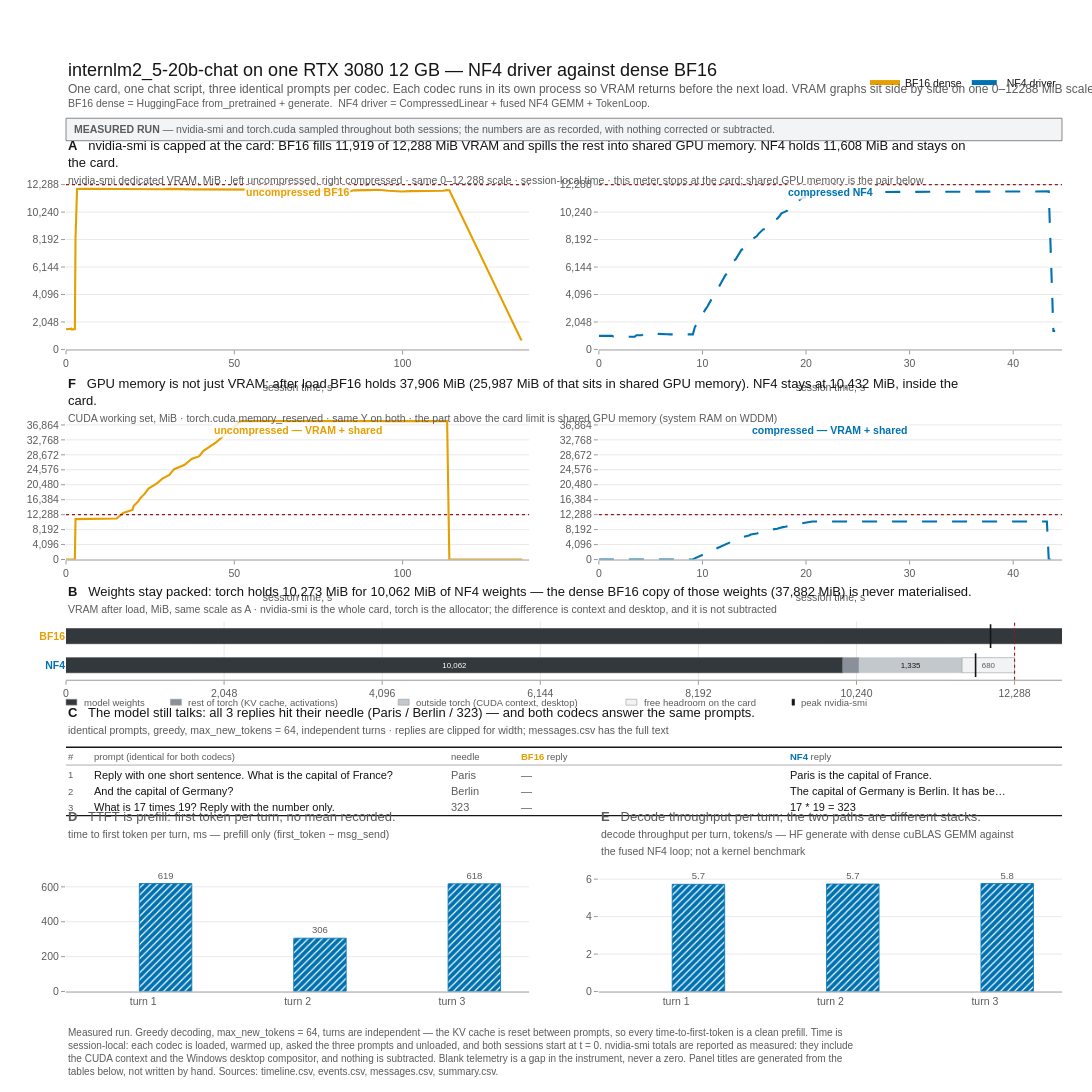

This figure's notebook cell:
### Markdown cell above
## One figure

VRAM is **two graphs side by side**: left uncompressed BF16, right compressed
NF4, **the same 0–12288 MiB Y scale**. If CUDA's working set is larger than
the card (14B BF16 does this: nvidia-smi sits at 12 GB, torch holds ~28 GB
in VRAM + shared GPU memory), a **second pair** is drawn directly underneath —
same Y on both columns, high enough to show the spill into system RAM.
Then budget, replies, TTFT, decode.

### Code cell
# One interactive figure. Not five charts. Not SVG.
fig = comparison_figure(bundle, title=PLATE_TITLE)
write_artifacts(fig, out_dir)
fig.show()
print("lab.html", out_dir / "lab.html")

### Figure 1 — Plotly figure (JSON) as saved in the notebook; plotly's stock layout.template omitted (floating-point values rounded to 4 significant figures; data arrays with more than 128 entries replaced by an {"elided": "..."} marker saying what was removed)
{"data": [{"connectgaps": false, "hovertemplate": "<b>BF16</b> %{y:,.0f} MiB<extra></extra>", "legendgroup": "bf16", "line": {"color": "#E69F00", "dash": "solid", "width": 2.1}, "mode": "lines", "name": "BF16 dense", "type": "scatter", "x": {"elided": "236 float values"}, "xaxis": "x", "y": {"elided": "236 int values"}, "yaxis": "y"}, {"connectgaps": false, "hovertemplate": "<b>NF4</b> %{y:,.0f} MiB<extra></extra>", "legendgroup": "nf4", "line": {"color": "#0072B2", "dash": "longdash", "width": 2.1}, "mode": "lines", "name": "NF4 driver", "type": "scatter", "x": {"elided": "250 float values"}, "xaxis": "x2", "y": {"elided": "250 int values"}, "yaxis": "y2"}, {"connectgaps": false, "hovertemplate": "<b>BF16 CUDA</b> %{y:,.0f} MiB<extra></extra>", "legendgroup": "bf16", "line": {"color": "#E69F00", "dash": "solid", "width": 2.1}, "mode": "lines", "name": "BF16 working set", "showlegend": false, "type": "scatter", "x": {"elided": "236 float values"}, "xaxis": "x3", "y": {"elided": "236 int values"}, "yaxis": "y3"}, {"connectgaps": false, "hovertemplate": "<b>NF4 CUDA</b> %{y:,.0f} MiB<extra></extra>", "legendgroup": "nf4", "line": {"color": "#0072B2", "dash": "longdash", "width": 2.1}, "mode": "lines", "name": "NF4 working set", "showlegend": false, "type": "scatter", "x": {"elided": "250 float values"}, "xaxis": "x4", "y": {"elided": "250 int values"}, "yaxis": "y4"}, {"base": [0, 0], "cliponaxis": false, "hovertemplate": "<b>model weights</b> %{x:,.0f} MiB<extra></extra>", "insidetextanchor": "middle", "marker": {"color": "#33383D", "line": {"color": "#33383D", "width": 0.6}}, "name": "model weights", "offsetgroup": "budget", "orientation": "h", "showlegend": false, "text": ["10,062", "37,882"], "textfont": {"color": "#FFFFFF", "family": "Arial, Helvetica, sans-serif", "size": 9.5}, "textposition": "inside", "type": "bar", "width": 0.52, "x": [10060.0, 37880.0], "xaxis": "x5", "y": ["<span style=\"color:#0072B2\"><b>NF4</b></span>", "<span style=\"color:#E69F00\"><b>BF16</b></span>"], "yaxis": "y5"}, {"base": [10060.0, 37880.0], "cliponaxis": false, "hovertemplate": "<b>rest of torch (KV cache, activations)</b> %{x:,.0f} MiB<extra></extra>", "insidetextanchor": "middle", "marker": {"color": "#8A9099", "line": {"color": "#8A9099", "width": 0.6}}, "name": "rest of torch (KV cache, activations)", "offsetgroup": "budget", "orientation": "h", "showlegend": false, "text": ["", ""], "textfont": {"color": "#FFFFFF", "family": "Arial, Helvetica, sans-serif", "size": 9.5}, "textposition": "inside", "type": "bar", "width": 0.52, "x": [211.2, 0.1], "xaxis": "x5", "y": ["<span style=\"color:#0072B2\"><b>NF4</b></span>", "<span style=\"color:#E69F00\"><b>BF16</b></span>"], "yaxis": "y5"}, {"base": [10270.0, 37880.0], "cliponaxis": false, "hovertemplate": "<b>outside torch (CUDA context, desktop)</b> %{x:,.0f} MiB<extra></extra>", "insidetextanchor": "middle", "marker": {"color": "#C3C8CD", "line": {"color": "#C3C8CD", "width": 0.6}}, "name": "outside torch (CUDA context, desktop)", "offsetgroup": "budget", "orientation": "h", "showlegend": false, "text": ["1,335", ""], "textfont": {"color": "#151515", "family": "Arial, Helvetica, sans-serif", "size": 9.5}, "textposition": "inside", "type": "bar", "width": 0.52, "x": [1335.0, 0], "xaxis": "x5", "y": ["<span style=\"color:#0072B2\"><b>NF4</b></span>", "<span style=\"color:#E69F00\"><b>BF16</b></span>"], "yaxis": "y5"}, {"base": [11608, 37880.0], "cliponaxis": false, "hovertemplate": "<b>free headroom on the card</b> %{x:,.0f} MiB<extra></extra>", "insidetextanchor": "middle", "marker": {"color": "#F2F3F4", "line": {"color": "#9A9A9A", "width": 0.6}}, "name": "free headroom on the card", "offsetgroup": "budget", "orientation": "h", "showlegend": false, "text": ["680", ""], "textfont": {"color": "#5B5B5B", "family": "Arial, Helvetica, sans-serif", "size": 9.5}, "textposition": "inside", "type": "bar", "width": 0.52, "x": [680, 369], "xaxis": "x5", "y": ["<span style=\"color:#0072B2\"><b>NF4</b></span>", "<span style=\"color:#E69F00\"><b>BF16</b></span>"], "yaxis": "y5"}, {"hovertemplate": "<b>peak nvidia-smi</b> %{x:,.0f} MiB<extra></extra>", "marker": {"color": "#151515", "line": {"color": "#151515", "width": 1.6}, "size": 17, "symbol": "line-ns-open"}, "mode": "markers", "name": "peak nvidia-smi", "showlegend": false, "type": "scatter", "x": [11783, 11977], "xaxis": "x5", "y": ["<span style=\"color:#0072B2\"><b>NF4</b></span>", "<span style=\"color:#E69F00\"><b>BF16</b></span>"], "yaxis": "y5"}, {"cliponaxis": false, "hovertemplate": "<b>BF16</b> %{y:,.0f} ms<extra></extra>", "legendgroup": "bf16", "marker": {"color": "#E69F00", "line": {"color": "#E69F00", "width": 0.8}, "pattern": {"bgcolor": "#E69F00", "fgcolor": "#FFFFFF", "shape": "", "size": 5, "solidity": 0.22}}, "name": "BF16 dense — HuggingFace generate", "offsetgroup": "bf16", "showlegend": false, "text": ["", "", ""], "textfont": {"color": "#5B5B5B", "family": "Arial, Helvetica, sans-serif", "size": 9.5}, "textposition": "outside", "type": "bar", "width": 0.34, "x": ["turn 1", "turn 2", "turn 3"], "xaxis": "x7", "y": [null, null, null], "yaxis": "y7"}, {"cliponaxis": false, "hovertemplate": "<b>NF4</b> %{y:,.0f} ms<extra></extra>", "legendgroup": "nf4", "marker": {"color": "#0072B2", "line": {"color": "#0072B2", "width": 0.8}, "pattern": {"bgcolor": "#0072B2", "fgcolor": "#FFFFFF", "shape": "/", "size": 5, "solidity": 0.22}}, "name": "NF4 driver — CompressedLinear + TokenLoop", "offsetgroup": "nf4", "showlegend": false, "text": ["619", "306", "618"], "textfont": {"color": "#5B5B5B", "family": "Arial, Helvetica, sans-serif", "size": 9.5}, "textposition": "outside", "type": "bar", "width": 0.34, "x": ["turn 1", "turn 2", "turn 3"], "xaxis": "x7", "y": [619.0, 305.8, 617.5], "yaxis": "y7"}, {"cliponaxis": false, "hovertemplate": "<b>BF16</b> %{y:,.1f} tok/s<extra></extra>", "legendgroup": "bf16", "marker": {"color": "#E69F00", "line": {"color": "#E69F00", "width": 0.8}, "pattern": {"bgcolor": "#E69F00", "fgcolor": "#FFFFFF", "shape": "", "size": 5, "solidity": 0.22}}, "name": "BF16 dense — HuggingFace generate", "offsetgroup": "bf16", "showlegend": false, "text": ["", "", ""], "textfont": {"color": "#5B5B5B", "family": "Arial, Helvetica, sans-serif", "size": 9.5}, "textposition": "outside", "type": "bar", "width": 0.34, "x": ["turn 1", "turn 2", "turn 3"], "xaxis": "x8", "y": [null, null, null], "yaxis": "y8"}, {"cliponaxis": false, "hovertemplate": "<b>NF4</b> %{y:,.1f} tok/s<extra></extra>", "legendgroup": "nf4", "marker": {"color": "#0072B2", "line": {"color": "#0072B2", "width": 0.8}, "pattern": {"bgcolor": "#0072B2", "fgcolor": "#FFFFFF", "shape": "/", "size": 5, "solidity": 0.22}}, "name": "NF4 driver — CompressedLinear + TokenLoop", "offsetgroup": "nf4", "showlegend": false, "text": ["5.7", "5.7", "5.8"], "textfont": {"color": "#5B5B5B", "family": "Arial, Helvetica, sans-serif", "size": 9.5}, "textposition": "outside", "type": "bar", "width": 0.34, "x": ["turn 1", "turn 2", "turn 3"], "xaxis": "x8", "y": [5.723, 5.738, 5.764], "yaxis": "y8"}], "layout": {"annotations": [{"align": "left", "bgcolor": "rgba(255,255,255,0.82)", "font": {"color": "#E69F00", "family": "Arial, Helvetica, sans-serif", "size": 10.5}, "showarrow": false, "text": "<b>uncompressed BF16</b>", "textangle": 0, "x": 0.5, "xanchor": "center", "xref": "x domain", "y": 1, "yanchor": "top", "yref": "y domain", "yshift": -8}, {"align": "left", "bgcolor": "rgba(255,255,255,0.82)", "font": {"color": "#151515", "family": "Arial, Helvetica, sans-serif", "size": 9.5}, "showarrow": false, "text": "11,919 MiB", "textangle": 0, "x": 70.99, "xanchor": "center", "xref": "x domain", "y": 11919, "yanchor": "top", "yref": "y domain", "yshift": -7}, {"align": "left", "font": {"color": "#8C1D18", "family": "Arial, Helvetica, sans-serif", "size": 9.5}, "showarrow": false, "text": "card limit 12,288 MiB", "textangle": 0, "x": 135.6, "xanchor": "right", "xref": "x domain", "y": 12288, "yanchor": "bottom", "yref": "y domain", "yshift": 2}, {"align": "left", "bgcolor": "rgba(255,255,255,0.82)", "font": {"color": "#0072B2", "family": "Arial, Helvetica, sans-serif", "size": 10.5}, "showarrow": false, "text": "<b>compressed NF4</b>", "textangle": 0, "x": 0.5, "xanchor": "center", "xref": "x2 domain", "y": 1, "yanchor": "top", "yref": "y2 domain", "yshift": -8}, {"align": "left", "bgcolor": "rgba(255,255,255,0.82)", "font": {"color": "#151515", "family": "Arial, Helvetica, sans-serif", "size": 9.5}, "showarrow": false, "text": "11,608 MiB", "textangle": 0, "x": 25.45, "xanchor": "center", "xref": "x2 domain", "y": 11608, "yanchor": "top", "yref": "y2 domain", "yshift": -7}, {"align": "left", "font": {"color": "#8C1D18", "family": "Arial, Helvetica, sans-serif", "size": 9.5}, "showarrow": false, "text": "card limit 12,288 MiB", "textangle": 0, "x": 44.05, "xanchor": "right", "xref": "x2 domain", "y": 12288, "yanchor": "bottom", "yref": "y2 domain", "yshift": 2}, {"align": "left", "bgcolor": "rgba(255,255,255,0.82)", "font": {"color": "#E69F00", "family": "Arial, Helvetica, sans-serif", "size": 10.5}, "showarrow": false, "text": "<b>uncompressed — VRAM + shared</b>", "textangle": 0, "x": 0.5, "xanchor": "center", "xref": "x3 domain", "y": 1, "yanchor": "top", "yref": "y3 domain", "yshift": -8}, {"align": "left", "bgcolor": "rgba(255,255,255,0.82)", "font": {"color": "#151515", "family": "Arial, Helvetica, sans-serif", "size": 9.5}, "showarrow": false, "text": "37,906 MiB  (25,987 shared)", "textangle": 0, "x": 74.55, "xanchor": "center", "xref": "x3 domain", "y": 37906, "yanchor": "top", "yref": "y3 domain", "yshift": 7}, {"align": "left", "font": {"color": "#8C1D18", "family": "Arial, Helvetica, sans-serif", "size": 9.5}, "showarrow": false, "text": "card limit 12,288 MiB", "textangle": 0, "x": 135.6, "xanchor": "right", "xref": "x3 domain", "y": 12288, "yanchor": "bottom", "yref": "y3 domain", "yshift": 2}, {"align": "left", "bgcolor": "rgba(255,255,255,0.82)", "font": {"color": "#0072B2", "family": "Arial, Helvetica, sans-serif", "size": 10.5}, "showarrow": false, "text": "<b>compressed — VRAM + shared</b>", "textangle": 0, "x": 0.5, "xanchor": "center", "xref": "x4 domain", "y": 1, "yanchor": "top", "yref": "y4 domain", "yshift": -8}, {"align": "left", "bgcolor": "rgba(255,255,255,0.82)", "font": {"color": "#151515", "family": "Arial, Helvetica, sans-serif", "size": 9.5}, "showarrow": false, "text": "10,432 MiB  (inside the card)", "textangle": 0, "x": 24.23, "xanchor": "center", "xref": "x4 domain", "y": 10432, "yanchor": "bottom", "yref": "y4 domain", "yshift": 7}, {"align": "left", "font": {"color": "#8C1D18", "family": "Arial, Helvetica, sans-serif", "size": 9.5}, "showarrow": false, "text": "card limit 12,288 MiB", "textangle": 0, "x": 44.05, "xanchor": "right", "xref": "x4 domain", "y": 12288, "yanchor": "bottom", "yref": "y4 domain", "yshift": 2}, {"align": "left", "font": {"color": "#5B5B5B", "family": "Arial, Helvetica, sans-serif", "size": 9.5}, "showarrow": false, "text": "#", "textangle": 0, "x": 0, "xanchor": "left", "xref": "x6", "y": 0.87, "yanchor": "middle", "yref": "y6"}, {"align": "left", "font": {"color": "#5B5B5B", "family": "Arial, Helvetica, sans-serif", "size": 9.5}, "showarrow": false, "text": "prompt (identical for both codecs)", "textangle": 0, "x": 0.026, "xanchor": "left", "xref": "x6", "y": 0.87, "yanchor": "middle", "yref": "y6"}, {"align": "left", "font": {"color": "#5B5B5B", "family": "Arial, Helvetica, sans-serif", "size": 9.5}, "showarrow": false, "text": "needle", "textangle": 0, "x": 0.385, "xanchor": "left", "xref": "x6", "y": 0.87, "yanchor": "middle", "yref": "y6"}, {"align": "left", "font": {"color": "#5B5B5B", "family": "Arial, Helvetica, sans-serif", "size": 9.5}, "showarrow": false, "text": "<span style=\"color:#E69F00\"><b>BF16</b></span> reply", "textangle": 0, "x": 0.455, "xanchor": "left", "xref": "x6", "y": 0.87, "yanchor": "middle", "yref": "y6"}, {"align": "left", "font": {"color": "#5B5B5B", "family": "Arial, Helvetica, sans-serif", "size": 9.5}, "showarrow": false, "text": "<span style=\"color:#0072B2\"><b>NF4</b></span> reply", "textangle": 0, "x": 0.725, "xanchor": "left", "xref": "x6", "y": 0.87, "yanchor": "middle", "yref": "y6"}, {"align": "left", "font": {"color": "#5B5B5B", "family": "Arial, Helvetica, sans-serif", "size": 9.5}, "showarrow": false, "text": "1", "textangle": 0, "x": 0, "xanchor": "left", "xref": "x6", "y": 0.6, "yanchor": "middle", "yref": "y6"}, {"align": "left", "font": {"color": "#151515", "family": "Arial, Helvetica, sans-serif", "size": 11}, "showarrow": false, "text": "Reply with one short sentence. What is the capital of France?", "textangle": 0, "x": 0.026, "xanchor": "left", "xref": "x6", "y": 0.6, "yanchor": "middle", "yref": "y6"}, {"align": "left", "font": {"color": "#5B5B5B", "family": "Arial, Helvetica, sans-serif", "size": 11}, "showarrow": false, "text": "Paris", "textangle": 0, "x": 0.385, "xanchor": "left", "xref": "x6", "y": 0.6, "yanchor": "middle", "yref": "y6"}, {"align": "left", "font": {"color": "#5B5B5B", "family": "Arial, Helvetica, sans-serif", "size": 11}, "showarrow": false, "text": "—", "textangle": 0, "x": 0.455, "xanchor": "left", "xref": "x6", "y": 0.6, "yanchor": "middle", "yref": "y6"}, {"align": "left", "font": {"color": "#151515", "family": "Arial, Helvetica, sans-serif", "size": 11}, "showarrow": false, "text": "Paris is the capital of France.", "textangle": 0, "x": 0.725, "xanchor": "left", "xref": "x6", "y": 0.6, "yanchor": "middle", "yref": "y6"}, {"align": "left", "font": {"color": "#5B5B5B", "family": "Arial, Helvetica, sans-serif", "size": 9.5}, "showarrow": false, "text": "2", "textangle": 0, "x": 0, "xanchor": "left", "xref": "x6", "y": 0.36, "yanchor": "middle", "yref": "y6"}, {"align": "left", "font": {"color": "#151515", "family": "Arial, Helvetica, sans-serif", "size": 11}, "showarrow": false, "text": "And the capital of Germany?", "textangle": 0, "x": 0.026, "xanchor": "left", "xref": "x6", "y": 0.36, "yanchor": "middle", "yref": "y6"}, {"align": "left", "font": {"color": "#5B5B5B", "family": "Arial, Helvetica, sans-serif", "size": 11}, "showarrow": false, "text": "Berlin", "textangle": 0, "x": 0.385, "xanchor": "left", "xref": "x6", "y": 0.36, "yanchor": "middle", "yref": "y6"}, {"align": "left", "font": {"color": "#5B5B5B", "family": "Arial, Helvetica, sans-serif", "size": 11}, "showarrow": false, "text": "—", "textangle": 0, "x": 0.455, "xanchor": "left", "xref": "x6", "y": 0.36, "yanchor": "middle", "yref": "y6"}, {"align": "left", "font": {"color": "#151515", "family": "Arial, Helvetica, sans-serif", "size": 11}, "showarrow": false, "text": "The capital of Germany is Berlin. It has be…", "textangle": 0, "x": 0.725, "xanchor": "left", "xref": "x6", "y": 0.36, "yanchor": "middle", "yref": "y6"}, {"align": "left", "font": {"color": "#5B5B5B", "family": "Arial, Helvetica, sans-serif", "size": 9.5}, "showarrow": false, "text": "3", "textangle": 0, "x": 0, "xanchor": "left", "xref": "x6", "y": 0.12, "yanchor": "middle", "yref": "y6"}, {"align": "left", "font": {"color": "#151515", "family": "Arial, Helvetica, sans-serif", "size": 11}, "showarrow": false, "text": "What is 17 times 19? Reply with the number only.", "textangle": 0, "x": 0.026, "xanchor": "left", "xref": "x6", "y": 0.12, "yanchor": "middle", "yref": "y6"}, {"align": "left", "font": {"color": "#5B5B5B", "family": "Arial, Helvetica, sans-serif", "size": 11}, "showarrow": false, "text": "323", "textangle": 0, "x": 0.385, "xanchor": "left", "xref": "x6", "y": 0.12, "yanchor": "middle", "yref": "y6"}, {"align": "left", "font": {"color": "#5B5B5B", "family": "Arial, Helvetica, sans-serif", "size": 11}, "showarrow": false, "text": "—", "textangle": 0, "x": 0.455, "xanchor": "left", "xref": "x6", "y": 0.12, "yanchor": "middle", "yref": "y6"}, {"align": "left", "font": {"color": "#151515", "family": "Arial, Helvetica, sans-serif", "size": 11}, "showarrow": false, "text": "17 * 19 = 323", "textangle": 0, "x": 0.725, "xanchor": "left", "xref": "x6", "y": 0.12, "yanchor": "middle", "yref": "y6"}, {"align": "left", "font": {"color": "#151515", "family": "Arial, Helvetica, sans-serif", "size": 13}, "showarrow": false, "text": "<b>A</b>   nvidia-smi is capped at the card: BF16 fills 11,919 of 12,288 MiB VRAM and spills the rest into shared GPU memory. NF4 holds 11,608 MiB and stays on<br>the card.<br><span style=\"font-size:10.5px;color:#5B5B5B\">nvidia-smi dedicated VRAM, MiB · left uncompressed, right compressed · same 0–12,288 scale · session-local time · this meter stops at the card; shared GPU memory is the pair below</span>", "textangle": 0, "x": 0, "xanchor": "left", "xref": "paper", "y": 0.965, "yanchor": "top", "yref": "paper", "yshift": 40}, {"align": "left", "font": {"color": "#151515", "family": "Arial, Helvetica, sans-serif", "size": 13}, "showarrow": false, "text": "<b>F</b>   GPU memory is not just VRAM: after load BF16 holds 37,906 MiB (25,987 MiB of that sits in shared GPU memory). NF4 stays at 10,432 MiB, inside the<br>card.<br><span style=\"font-size:10.5px;color:#5B5B5B\">CUDA working set, MiB · torch.cuda.memory_reserved · same Y on both · the part above the card limit is shared GPU memory (system RAM on WDDM)</span>", "textangle": 0, "x": 0, "xanchor": "left", "xref": "paper", "y": 0.691, "yanchor": "top", "yref": "paper", "yshift": 40}, {"align": "left", "font": {"color": "#151515", "family": "Arial, Helvetica, sans-serif", "size": 13}, "showarrow": false, "text": "<b>B</b>   Weights stay packed: torch holds 10,273 MiB for 10,062 MiB of NF4 weights — the dense BF16 copy of those weights (37,882 MiB) is never materialised.<br><span style=\"font-size:10.5px;color:#5B5B5B\">VRAM after load, MiB, same scale as A · nvidia-smi is the whole card, torch is the allocator; the difference is context and desktop, and it is not subtracted</span>", "textangle": 0, "x": 0, "xanchor": "left", "xref": "x5 domain", "y": 1, "yanchor": "top", "yref": "y5 domain", "yshift": 40}, {"align": "left", "font": {"color": "#151515", "family": "Arial, Helvetica, sans-serif", "size": 13}, "showarrow": false, "text": "<b>C</b>   The model still talks: all 3 replies hit their needle (Paris / Berlin / 323) — and both codecs answer the same prompts.<br><span style=\"font-size:10.5px;color:#5B5B5B\">identical prompts, greedy, max_new_tokens = 64, independent turns · replies are clipped for width; messages.csv has the full text</span>", "textangle": 0, "x": 0, "xanchor": "left", "xref": "x6 domain", "y": 1, "yanchor": "top", "yref": "y6 domain", "yshift": 40}, {"align": "left", "font": {"color": "#5B5B5B", "family": "Arial, Helvetica, sans-serif", "size": 13}, "showarrow": false, "text": "<b>D</b>   TTFT is prefill: first token per turn, no mean recorded.<br><span style=\"font-size:10.5px;color:#5B5B5B\">time to first token per turn, ms — prefill only (first_token − msg_send)</span>", "textangle": 0, "x": 0, "xanchor": "left", "xref": "x7 domain", "y": 1, "yanchor": "top", "yref": "y7 domain", "yshift": 48}, {"align": "left", "font": {"color": "#5B5B5B", "family": "Arial, Helvetica, sans-serif", "size": 13}, "showarrow": false, "text": "<b>E</b>   Decode throughput per turn; the two paths are different stacks.<br><span style=\"font-size:10.5px;color:#5B5B5B\">decode throughput per turn, tokens/s — HF generate with dense cuBLAS GEMM against<br>the fused NF4 loop; not a kernel benchmark</span>", "textangle": 0, "x": 0, "xanchor": "left", "xref": "x8 domain", "y": 1, "yanchor": "top", "yref": "y8 domain", "yshift": 48}, {"align": "left", "font": {"color": "#5B5B5B", "family": "Arial, Helvetica, sans-serif", "size": 9.5}, "showarrow": false, "text": "model weights", "textangle": 0, "x": 0.01594, "xanchor": "left", "xref": "paper", "y": 0.3592, "yanchor": "middle", "yref": "paper"}, {"align": "left", "font": {"color": "#5B5B5B", "family": "Arial, Helvetica, sans-serif", "size": 9.5}, "showarrow": false, "text": "rest of torch (KV cache, activations)", "textangle": 0, "x": 0.1208, "xanchor": "left", "xref": "paper", "y": 0.3592, "yanchor": "middle", "yref": "paper"}, {"align": "left", "font": {"color": "#5B5B5B", "family": "Arial, Helvetica, sans-serif", "size": 9.5}, "showarrow": false, "text": "outside torch (CUDA context, desktop)", "textangle": 0, "x": 0.3495, "xanchor": "left", "xref": "paper", "y": 0.3592, "yanchor": "middle", "yref": "paper"}, {"align": "left", "font": {"color": "#5B5B5B", "family": "Arial, Helvetica, sans-serif", "size": 9.5}, "showarrow": false, "text": "free headroom on the card", "textangle": 0, "x": 0.5781, "xanchor": "left", "xref": "paper", "y": 0.3592, "yanchor": "middle", "yref": "paper"}, {"align": "left", "font": {"color": "#5B5B5B", "family": "Arial, Helvetica, sans-serif", "size": 9.5}, "showarrow": false, "text": "peak nvidia-smi", "textangle": 0, "x": 0.7364, "xanchor": "left", "xref": "paper", "y": 0.3592, "yanchor": "middle", "yref": "paper"}, {"align": "left", "font": {"color": "#151515", "family": "Arial, Helvetica, sans-serif", "size": 18}, "showarrow": false, "text": "internlm2_5-20b-chat on one RTX 3080 12 GB — NF4 driver against dense BF16", "textangle": 0, "x": 0, "xanchor": "left", "xref": "paper", "y": 1.073, "yanchor": "bottom", "yref": "paper"}, {"align": "left", "font": {"color": "#5B5B5B", "family": "Arial, Helvetica, sans-serif", "size": 12}, "showarrow": false, "text": "One card, one chat script, three identical prompts per codec. Each codec runs in its own process so VRAM returns before the next load. VRAM graphs sit side by side on one 0–12288 MiB scale.", "textangle": 0, "x": 0, "xanchor": "left", "xref": "paper", "y": 1.055, "yanchor": "bottom", "yref": "paper"}, {"align": "left", "font": {"color": "#5B5B5B", "family": "Arial, Helvetica, sans-serif", "size": 10.5}, "showarrow": false, "text": "BF16 dense = HuggingFace from_pretrained + generate.  NF4 driver = CompressedLinear + fused NF4 GEMM + TokenLoop.", "textangle": 0, "x": 0, "xanchor": "left", "xref": "paper", "y": 1.04, "yanchor": "bottom", "yref": "paper"}, {"align": "left", "font": {"color": "#5B5B5B", "family": "Arial, Helvetica, sans-serif", "size": 10.5}, "showarrow": false, "text": "<b>MEASURED RUN</b> — nvidia-smi and torch.cuda sampled throughout both sessions; the numbers are as recorded, with nothing corrected or subtracted.", "textangle": 0, "x": 0.006, "xanchor": "left", "xref": "paper", "y": 1.019, "yanchor": "middle", "yref": "paper"}, {"align": "left", "font": {"color": "#5B5B5B", "family": "Arial, Helvetica, sans-serif", "size": 10}, "showarrow": false, "text": "Measured run. Greedy decoding, max_new_tokens = 64, turns are independent — the KV cache is reset between prompts, so every time-to-first-token is a clean prefill. Time is<br>session-local: each codec is loaded, warmed up, asked the three prompts and unloaded, and both sessions start at t = 0. nvidia-smi totals are reported as measured: they include<br>the CUDA context and the Windows desktop compositor, and nothing is subtracted. Blank telemetry is a gap in the instrument, never a zero. Panel titles are generated from the<br>tables below, not written by hand. Sources: timeline.csv, events.csv, messages.csv, summary.csv.", "textangle": 0, "x": 0, "xanchor": "left", "xref": "paper", "y": -0.01218, "yanchor": "top", "yref": "paper"}], "bargap": 0.42, "barmode": "group", "font": {"color": "#151515", "family": "Arial, Helvetica, sans-serif", "size": 11}, "height": 1538, "hoverlabel": {"font": {"family": "Arial, Helvetica, sans-serif", "size": 10.5}, "namelength": -1}, "hovermode": "x unified", "legend": {"bgcolor": "rgba(0,0,0,0)", "borderwidth": 0, "font": {"color": "#151515", "family": "Arial, Helvetica, sans-serif", "size": 10.5}, "itemsizing": "constant", "orientation": "h", "tracegroupgap": 6, "x": 1, "xanchor": "right", "y": 1.09, "yanchor": "top"}, "margin": {"autoexpand": false, "b": 78, "l": 66, "r": 30, "t": 146}, "paper_bgcolor": "#FFFFFF", "plot_bgcolor": "#FFFFFF", "shapes": [{"line": {"color": "#8C1D18", "dash": "dot", "width": 1.1}, "type": "line", "x0": 0, "x1": 1, "xref": "x domain", "y0": 12288, "y1": 12288, "yref": "y"}, {"line": {"color": "#8C1D18", "dash": "dot", "width": 1.1}, "type": "line", "x0": 0, "x1": 1, "xref": "x2 domain", "y0": 12288, "y1": 12288, "yref": "y2"}, {"line": {"color": "#8C1D18", "dash": "dot", "width": 1.1}, "type": "line", "x0": 0, "x1": 1, "xref": "x3 domain", "y0": 12288, "y1": 12288, "yref": "y3"}, {"line": {"color": "#8C1D18", "dash": "dot", "width": 1.1}, "type": "line", "x0": 0, "x1": 1, "xref": "x4 domain", "y0": 12288, "y1": 12288, "yref": "y4"}, {"line": {"color": "#8C1D18", "dash": "dot", "width": 1.1}, "type": "line", "x0": 12288, "x1": 12288, "xref": "x5", "y0": 0, "y1": 1, "yref": "y5 domain"}, {"line": {"color": "#151515", "width": 1.3}, "type": "line", "x0": 0, "x1": 1, "xref": "x6", "y0": 1, "y1": 1, "yref": "y6"}, {"line": {"color": "#9A9A9A", "width": 0.8}, "type": "line", "x0": 0, "x1": 1, "xref": "x6", "y0": 0.74, "y1": 0.74, "yref": "y6"}, {"line": {"color": "#151515", "width": 1.3}, "type": "line", "x0": 0, "x1": 1, "xref": "x6", "y0": 0, "y1": 0, "yref": "y6"}, {"fillcolor": "#33383D", "line": {"color": "#9A9A9A", "width": 0.6}, "type": "rect", "x0": 0, "x1": 0.01096, "xref": "paper", "y0": 0.3558, "y1": 0.3626, "yref": "paper"}, {"fillcolor": "#8A9099", "line": {"color": "#9A9A9A", "width": 0.6}, "type": "rect", "x0": 0.1049, "x1": 0.1158, "xref": "paper", "y0": 0.3558, "y1": 0.3626, "yref": "paper"}, {"fillcolor": "#C3C8CD", "line": {"color": "#9A9A9A", "width": 0.6}, "type": "rect", "x0": 0.3335, "x1": 0.3445, "xref": "paper", "y0": 0.3558, "y1": 0.3626, "yref": "paper"}, {"fillcolor": "#F2F3F4", "line": {"color": "#9A9A9A", "width": 0.6}, "type": "rect", "x0": 0.5622, "x1": 0.5731, "xref": "paper", "y0": 0.3558, "y1": 0.3626, "yref": "paper"}, {"fillcolor": "#151515", "line": {"color": "#151515", "width": 0.6}, "type": "rect", "x0": 0.729, "x1": 0.7315, "xref": "paper", "y0": 0.3558, "y1": 0.3626, "yref": "paper"}, {"fillcolor": "#F2F4F5", "layer": "below", "line": {"color": "#5B5B5B", "width": 0.7}, "type": "rect", "x0": 0, "x1": 1, "xref": "paper", "y0": 1.006, "y1": 1.032, "yref": "paper"}], "showlegend": true, "width": 1100, "xaxis": {"anchor": "y", "automargin": false, "domain": [0, 0.465], "linecolor": "#9A9A9A", "linewidth": 1, "range": [0, 137.6], "showgrid": false, "showline": true, "showspikes": true, "spikecolor": "#9A9A9A", "spikedash": "dot", "spikemode": "across", "spikethickness": 1, "tickcolor": "#9A9A9A", "tickfont": {"color": "#5B5B5B", "family": "Arial, Helvetica, sans-serif", "size": 10.5}, "ticklen": 4, "ticks": "outside", "title": {"font": {"color": "#5B5B5B", "family": "Arial, Helvetica, sans-serif", "size": 10.5}, "text": "session time, s"}, "zeroline": false}, "xaxis2": {"anchor": "y2", "automargin": false, "domain": [0.535, 1], "linecolor": "#9A9A9A", "linewidth": 1, "range": [0, 44.71], "showgrid": false, "showline": true, "showspikes": true, "spikecolor": "#9A9A9A", "spikedash": "dot", "spikemode": "across", "spikethickness": 1, "tickcolor": "#9A9A9A", "tickfont": {"color": "#5B5B5B", "family": "Arial, Helvetica, sans-serif", "size": 10.5}, "ticklen": 4, "ticks": "outside", "title": {"font": {"color": "#5B5B5B", "family": "Arial, Helvetica, sans-serif", "size": 10.5}, "text": "session time, s"}, "zeroline": false}, "xaxis3": {"anchor": "y3", "automargin": false, "domain": [0, 0.465], "linecolor": "#9A9A9A", "linewidth": 1, "range": [0, 137.6], "showgrid": false, "showline": true, "tickcolor": "#9A9A9A", "tickfont": {"color": "#5B5B5B", "family": "Arial, Helvetica, sans-serif", "size": 10.5}, "ticklen": 4, "ticks": "outside", "title": {"font": {"color": "#5B5B5B", "family": "Arial, Helvetica, sans-serif", "size": 10.5}, "text": "session time, s"}, "zeroline": false}, "xaxis4": {"anchor": "y4", "automargin": false, "domain": [0.535, 1], "linecolor": "#9A9A9A", "linewidth": 1, "range": [0, 44.71], "showgrid": false, "showline": true, "tickcolor": "#9A9A9A", "tickfont": {"color": "#5B5B5B", "family": "Arial, Helvetica, sans-serif", "size": 10.5}, "ticklen": 4, "ticks": "outside", "title": {"font": {"color": "#5B5B5B", "family": "Arial, Helvetica, sans-serif", "size": 10.5}, "text": "session time, s"}, "zeroline": false}, "xaxis5": {"anchor": "y5", "automargin": false, "domain": [0, 1], "dtick": 2048, "gridcolor": "#E9E9E9", "linecolor": "#9A9A9A", "linewidth": 1, "range": [0, 12900.0], "showgrid": true, "showline": true, "tickcolor": "#9A9A9A", "tickfont": {"color": "#5B5B5B", "family": "Arial, Helvetica, sans-serif", "size": 10.5}, "tickformat": ",", "ticklen": 4, "ticks": "outside", "title": {"font": {"color": "#5B5B5B", "family": "Arial, Helvetica, sans-serif", "size": 10.5}}, "zeroline": false}, "xaxis6": {"anchor": "y6", "automargin": false, "domain": [0, 1], "linecolor": "#9A9A9A", "linewidth": 1, "range": [0, 1], "showgrid": false, "showline": true, "tickcolor": "#9A9A9A", "tickfont": {"color": "#5B5B5B", "family": "Arial, Helvetica, sans-serif", "size": 10.5}, "ticklen": 4, "ticks": "outside", "title": {"font": {"color": "#5B5B5B", "family": "Arial, Helvetica, sans-serif", "size": 10.5}}, "visible": false, "zeroline": false}, "xaxis7": {"anchor": "y7", "automargin": false, "domain": [0, 0.465], "linecolor": "#9A9A9A", "linewidth": 1, "showgrid": false, "showline": true, "tickcolor": "#9A9A9A", "tickfont": {"color": "#5B5B5B", "family": "Arial, Helvetica, sans-serif", "size": 10.5}, "ticklen": 4, "ticks": "", "title": {"font": {"color": "#5B5B5B", "family": "Arial, Helvetica, sans-serif", "size": 10.5}}, "zeroline": false}, "xaxis8": {"anchor": "y8", "automargin": false, "domain": [0.535, 1], "linecolor": "#9A9A9A", "linewidth": 1, "showgrid": false, "showline": true, "tickcolor": "#9A9A9A", "tickfont": {"color": "#5B5B5B", "family": "Arial, Helvetica, sans-serif", "size": 10.5}, "ticklen": 4, "ticks": "", "title": {"font": {"color": "#5B5B5B", "family": "Arial, Helvetica, sans-serif", "size": 10.5}}, "zeroline": false}, "yaxis": {"anchor": "x", "automargin": false, "domain": [0.7656, 0.965], "dtick": 2048, "gridcolor": "#E9E9E9", "gridwidth": 1, "range": [0, 12900.0], "showgrid": true, "showline": false, "tickcolor": "#9A9A9A", "tickfont": {"color": "#5B5B5B", "family": "Arial, Helvetica, sans-serif", "size": 10.5}, "tickformat": ",", "ticklen": 4, "ticks": "outside", "zeroline": false}, "yaxis2": {"anchor": "x2", "automargin": false, "domain": [0.7656, 0.965], "dtick": 2048, "gridcolor": "#E9E9E9", "gridwidth": 1, "matches": "y", "range": [0, 12900.0], "showgrid": true, "showline": false, "tickcolor": "#9A9A9A", "tickfont": {"color": "#5B5B5B", "family": "Arial, Helvetica, sans-serif", "size": 10.5}, "tickformat": ",", "ticklen": 4, "ticks": "outside", "zeroline": false}, "yaxis3": {"anchor": "x3", "automargin": false, "domain": [0.5236, 0.691], "dtick": 4096, "gridcolor": "#E9E9E9", "gridwidth": 1, "range": [0, 39800.0], "showgrid": true, "showline": false, "tickcolor": "#9A9A9A", "tickfont": {"color": "#5B5B5B", "family": "Arial, Helvetica, sans-serif", "size": 10.5}, "tickformat": ",", "ticklen": 4, "ticks": "outside", "zeroline": false}, "yaxis4": {"anchor": "x4", "automargin": false, "domain": [0.5236, 0.691], "dtick": 4096, "gridcolor": "#E9E9E9", "gridwidth": 1, "matches": "y3", "range": [0, 39800.0], "showgrid": true, "showline": false, "tickcolor": "#9A9A9A", "tickfont": {"color": "#5B5B5B", "family": "Arial, Helvetica, sans-serif", "size": 10.5}, "tickformat": ",", "ticklen": 4, "ticks": "outside", "zeroline": false}, "yaxis5": {"anchor": "x5", "automargin": false, "domain": [0.3851, 0.4521], "gridcolor": "#E9E9E9", "gridwidth": 1, "showgrid": false, "showline": false, "tickcolor": "#9A9A9A", "tickfont": {"color": "#5B5B5B", "family": "Arial, Helvetica, sans-serif", "size": 10.5}, "ticklen": 4, "ticks": "", "zeroline": false}, "yaxis6": {"anchor": "x6", "automargin": false, "domain": [0.2237, 0.312], "gridcolor": "#E9E9E9", "gridwidth": 1, "range": [-0.06, 1.06], "showgrid": true, "showline": false, "tickcolor": "#9A9A9A", "tickfont": {"color": "#5B5B5B", "family": "Arial, Helvetica, sans-serif", "size": 10.5}, "ticklen": 4, "ticks": "outside", "visible": false, "zeroline": false}, "yaxis7": {"anchor": "x7", "automargin": false, "domain": [0.02588, 0.1826], "gridcolor": "#E9E9E9", "gridwidth": 1, "range": [0, 779.9], "showgrid": true, "showline": false, "tickcolor": "#9A9A9A", "tickfont": {"color": "#5B5B5B", "family": "Arial, Helvetica, sans-serif", "size": 10.5}, "ticklen": 4, "ticks": "outside", "zeroline": false}, "yaxis8": {"anchor": "x8", "automargin": false, "domain": [0.02588, 0.1826], "gridcolor": "#E9E9E9", "gridwidth": 1, "range": [0, 7.263], "showgrid": true, "showline": false, "tickcolor": "#9A9A9A", "tickfont": {"color": "#5B5B5B", "family": "Arial, Helvetica, sans-serif", "size": 10.5}, "ticklen": 4, "ticks": "outside", "zeroline": false}}}
